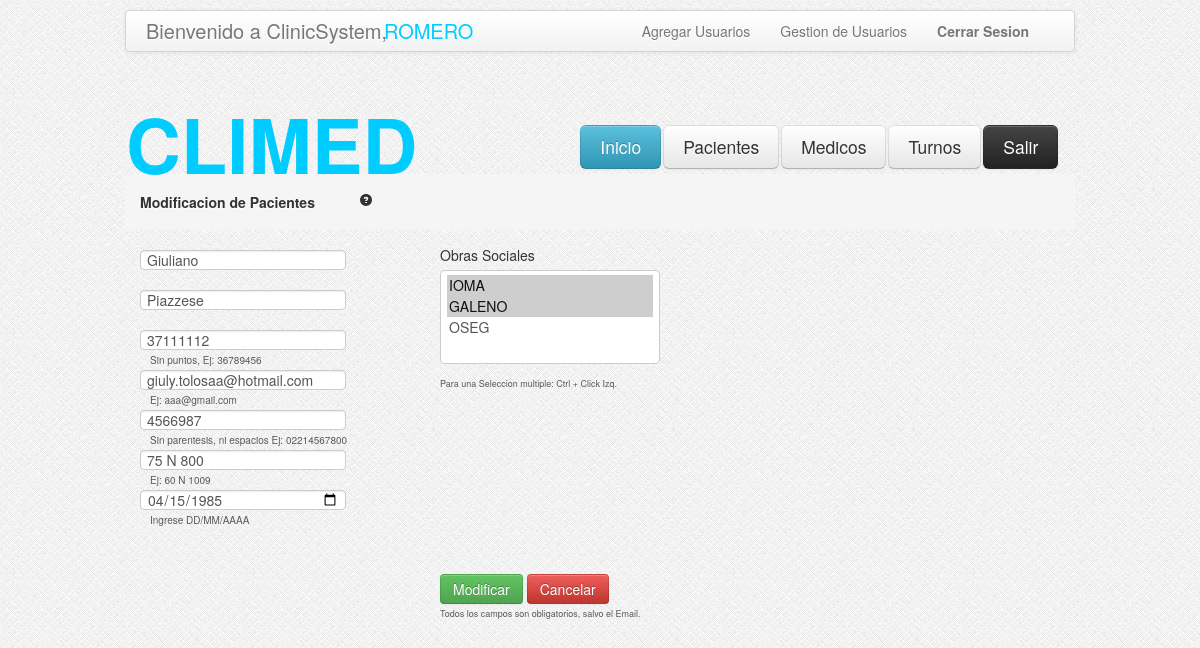
The app's page /CargaPaciente.php?idpaciente=2 (signed in) with its own data.
### tables this page shows
CREATE TABLE IF NOT EXISTS `pacientes` (
  `idpaciente` int(11) NOT NULL AUTO_INCREMENT,
  `dni` int(11) NOT NULL,
  `apellido` varchar(100) NOT NULL,
  `nombre` varchar(100) NOT NULL,
  `email` varchar(100) DEFAULT NULL,
  `telefono` int(11) NOT NULL,
  `fechaNac` date NOT NULL,
  `direccion` varchar(255) NOT NULL,
  `activo` tinyint(4) NOT NULL DEFAULT '1',
  PRIMARY KEY (`idpaciente`)
);

### CargaPaciente.php (the view, shortened to what this page needs)
<head>
	<link rel="stylesheet" type="text/css" href="css/estilo.css"/>
	<link rel="stylesheet" type="text/css" href="css/bootstrap.css"/>
	<link rel="stylesheet" type="text/css" href="css/bootstrap-responsive.css"/>
</head>
<body style="background-image:url('images/bg.png')">
 	<?php include_once('header.php'); ?>
	<div class="encapsulador">
		<ul class="breadcrumb">
			<li>
				<h5>Modificacion de Pacientes <a href="#" style="margin-left: 40px;"><i class="icon-question-sign"></i></a></h5>
			</li>
		</ul>
		<?php
			if(isset($_GET['idpaciente'])){
				$queryPaciente = "SELECT * FROM pacientes WHERE idpaciente = ".$_GET['idpaciente']."";
				$resultadoQueryPaciente = mysql_query($queryPaciente);
				$paciente = mysql_fetch_array($resultadoQueryPaciente);
	   ?>
		<div id="form-modificacion-pacientes">
			<form class="form-horizontal" method="POST" action="ModificarPaciente.php" enctype="multipart/form-data" >
				<div class="control-group">
					<input class="namee" name="nombre" type="text" maxlength="50" placeholder="Nombre.." value="<?php echo $paciente['nombre'];?>">
				</div>
				<div class="control-group">
					<input class="apellidoo" name="apellido" type="text" maxlength="50" placeholder="Apellido.." value="<?php echo $paciente['apellido'];?>">
				</div>
				<div class="control-group">
					<input class="dnii" name="dni" type="text" maxlength="9" placeholder="DNI.." value="<?php echo $paciente['dni'];?>">
					<span class="help-block" style= "margin-left: 10px; margin-top: 0px; font-size: 10px;margin-bottom: -20px;">Sin puntos, Ej: 36789456</span>
				</div>
				<div class="control-group">
					<input class="emaill" name="email" type="text" maxlength="35" placeholder="Email.." value="<?php echo $paciente['email'];?>">
					<span class="help-block" style= "margin-left: 10px; margin-top: 0px; font-size: 10px;margin-bottom: -20px;">Ej: aaa@gmail.com</span>
				</div>
				<div class="control-group">
					<input class="tell" name="tel" type="text" maxlength="25" placeholder="Telefono.." value="<?php echo $paciente['telefono'];?>">
					<span class="help-block" style= "margin-left: 10px; margin-top: 0px; font-size: 10px;margin-bottom: -20px;">Sin parentesis, ni espacios Ej: 02214567800</span>
				</div>
				<div class="control-group">
					<input class="dirr" name="dir" type="text" maxlength="150" placeholder="Direccion.." value="<?php echo $paciente['direccion'];?>">
					<span class="help-block" style= "margin-left: 10px; margin-top: 0px; font-size: 10px;margin-bottom: -20px;">Ej: 60 N 1009</span>
				</div>
				<div class="control-group">
					<input class="fecnacc" name="fecnac" type="date" min="1900-01-01" max="2013-06-01" placeholder="Fecha de Nacimiento.." value="<?php echo $paciente['fechaNac'];?>">
					<span class="help-block" style= "margin-left: 10px; margin-top: 0px; font-size: 10px;margin-bottom: -20px;">Ingrese DD/MM/AAAA</span>
				</div>
				<div style="margin-left: 300px;margin-top: -285px;">
					<label>Obras Sociales</label>
					<select multiple="multiple" id="obra" name="obra[]">
					<?php
						$queryObrasPaciente = "  SELECT
														o.nombre,
														o.idobra
												 FROM
														pac_obrasocial AS po
												 INNER JOIN obrasociales AS o on o.idobra = po.idobra
												 INNER JOIN pacientes AS p on p.idpaciente = po.idpaciente
												 WHERE  p.idpaciente=".$_GET['idpaciente']." ";
						$resultadoQueryObrasPaciente = mysql_query($queryObrasPaciente);
						while ($obrasPaciente = mysql_fetch_array($resultadoQueryObrasPaciente)) {
					?>
							<option selected="selected" value="<?php echo $obrasPaciente["idobra"];?>"><?php echo $obrasPaciente["nombre"]; ?></option>
					<?php
						}
						$queryObrasResto = "SELECT o.nombre, o.idobra
									 FROM obrasociales as o
									 WHERE o.nombre not in   (SELECT o.nombre
															  FROM pac_obrasocial as po
															  INNER JOIN obrasociales as o ON o.idobra = po.idobra
															  INNER JOIN pacientes as p ON p.idpaciente = po.idpaciente
															  WHERE p.idpaciente=".$_GET['idpaciente'].")
									 AND o.activo = 1";
						$resultadoQueryObrasResto = mysql_query($queryObrasResto);
						while ($obrasResto = mysql_fetch_array($resultadoQueryObrasResto)) {
					?>
							<option value="<?php echo $obrasResto["idobra"];?>"><?php echo $obrasResto["nombre"]; ?></option>
					<?php
						}
					?>
					</select>
					<span class="help-block" style="font-size: 9px;"> Para una Seleccion multiple: Ctrl + Click Izq.</span>
				</div>
				<div style="margin-left:300px;margin-top: 180px;">
					<a data-toggle="modal" role="button" href="#modificar" class="btnsubmit btn-success">Modificar</a>
					<a data-toggle="modal" role="button" href="#cancelar" class="btn btn-danger">Cancelar</a>
				</div>
				<span class="help-block" style="margin-left: 300px;font-size: 9px;"> Todos los campos son obligatorios, salvo el Email.</span>
			</form>
		</div>
		<?php
			}
		?>
	</div>
</body>
</html>

### css/estilo.css (style rules this page uses)
.encapsulador { width:950px; height:auto; margin: auto; }
#form-modificacion-pacientes { float: left; margin-left: 15px;" }

### records on screen
pacientes: nombre "Giuliano", apellido "Piazzese", dni "37111112", email "giuly.tolosaa@hotmail.com", tel "4566987", dir "75 N 800", fecnac "04/15/1985"

### other values on screen
$usuario "ROMERO"
form field value "IOMA ☑ / GALENO ☑ / OSEG"
